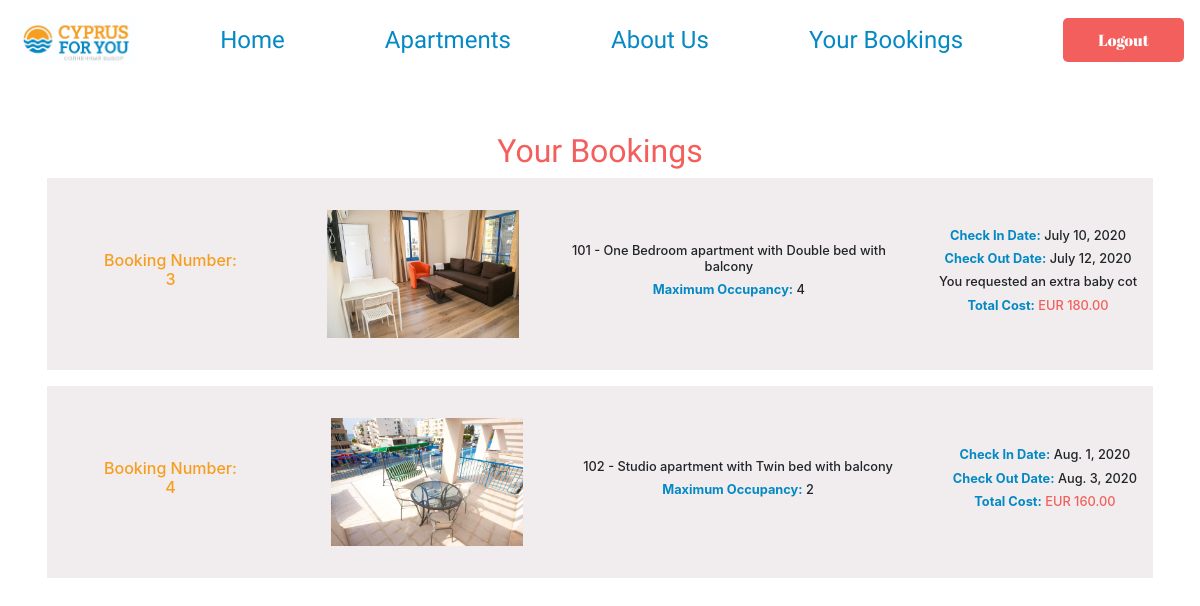
The app's page /bookings (signed in) with its own data.
### hotel/models.py (models this page shows, shortened)
class Booking(models.Model):
    apartment = models.ForeignKey(Apartment, on_delete=models.CASCADE)
    user_id = models.CharField(max_length=50, blank=True)
    check_in = models.DateField()
    check_out = models.DateField()
    extra_bed = models.BooleanField(default=False)
    total_cost = models.DecimalField(max_digits=6, decimal_places=2)

class Apartment(models.Model):
    room_name = models.CharField(max_length=200)
    room_category = models.ForeignKey(Category, on_delete=models.CASCADE)
    bed_type = models.ForeignKey(Bedtype, on_delete=models.CASCADE)
    balcony = models.BooleanField(default=False)
    max_number_of_guests = models.ForeignKey(Guestnum, on_delete=models.CASCADE)
    cost_per_night = models.DecimalField(max_digits=6, decimal_places=2)
    def __str__(self):
        if self.balcony == True:
             return f'{self.room_name} - {self.room_category} apartment with {self.bed_type} bed with balcony'
        else:
            return f'{self.room_name} - {self.room_category} apartment with {self.bed_type} bed'

class Category(models.Model):
    category = models.CharField(max_length=200)
    def __str__(self):
        return self.category

class Bedtype(models.Model):
    bed_type = models.CharField(max_length=200)
    def __str__(self):
        return self.bed_type

class Guestnum(models.Model):
    guest_number = models.IntegerField(default=0)
    def __str__(self):
        return f'{self.guest_number}'

### hotel/views.py (the view)
# urls.py: path("bookings", views.bookings, name="bookings"),
def bookings(request):
    existing_bookings = Booking.objects.filter(user_id=request.user.id)
    context = {
        'bookings': existing_bookings,
    }
    return render(request, 'hotel/bookings.html', context)

### hotel/templates/hotel/bookings.html (shortened to what this page needs)
{% extends 'hotel/base.html' %}
{% block body %}
<div class="jumbotron" id="bookings-jumbotron">
    <div class="container" id="bookings-container">
        <h1>Your Bookings</h1>
        <div class="bookings-info">
            {% for booking in bookings %}
                <div class="booking" id="{{ booking.id }}">
                    <h5>Booking Number:
                        <br>
                    {{ booking.id }}</h5>
                    <img src="../../static/hotel/images/{{booking.apartment.room_name}}.jpg">
                    <div class="booking-apartment">
                        <h6>{{ booking.apartment }}</h6>
                        <h6><span class="emphasis">Maximum Occupancy:</span> {{ booking.apartment.max_number_of_guests }}</h6>
                    </div>
                    <div class="booking-details">
                        <h6><span class="emphasis">Check In Date:</span> {{ booking.check_in }}</h6>
                        <h6><span class="emphasis">Check Out Date:</span> {{ booking.check_out }}</h6>
                        {% if booking.extra_bed %}
                            <h6> You requested an extra baby cot </h6>
                        {% endif %}
                        <h6 id="booking-total-cost" ><span class="emphasis">Total Cost:</span> EUR {{ booking.total_cost }}</h6>
                    </div>
                </div>
            {% endfor %}
        </div>
    </div>
</div>
{% endblock %}

### hotel/templates/hotel/base.html (shortened to what this page needs)
{% load static %}
<!DOCTYPE html>
<html lang="en">
<head>
    <link rel="stylesheet" href="https://stackpath.bootstrapcdn.com/bootstrap/4.5.0/css/bootstrap.min.css">
    <link rel="stylesheet" href="{% static 'hotel/style.css' %}"/>
</head>
<body>
    <nav class="navbar">
            <img src="../../static/hotel/images/logo.jpg" width="120" height="50">
            <a href='{% url "index" %}' class="navbar-brand">Home</a>
            <a href="{% url 'apartments' %}" class="navbar-brand">Apartments</a>
            <a href='{% url "about" %}' class="navbar-brand">About Us</a>
            {% if user.is_authenticated %}
                <a href='{% url "bookings" %}' class="navbar-brand">Your Bookings</a>
                <a id="logout-button" href="{% url 'logout' %}">Logout</a>
            {% else %}
                <a id="login-button" href="{% url 'login' %}?next={{ request.path }}">Log In</a>
            {% endif %}
      </nav>
    {% block body %}
    {% endblock %}
</body>
</html>

### hotel/static/hotel/style.css (style rules this page uses)
h1 { font-size: 2rem; }
h5 { font-size: 1rem; }
h6 { font-size: 0.8rem; }
#apartment-jumbotron #apartment-container .back-button, nav #logout-button, nav #login-button { border: none; border-radius: 5px; background: #F25F5C; padding: 10px 35px; }
#results-jumbotron, #about-jumbotron, #bookings-jumbotron, #register-jumbotron, #login-jumbotron, #apartment-jumbotron, #apartments-jumbotron, #index-jumbotron { height: 90%; background-color: #ffffff; margin-bottom: 0; overflow-y: scroll; padding: 20px 32px 0px 32px; }
#results-jumbotron #results-container, #about-jumbotron #about-container, #bookings-jumbotron #bookings-container, #register-jumbotron #register-container, #login-jumbotron #login-container, #apartment-jumbotron #apartment-container, #apartments-jumbotron #apartments-container, #index-jumbotron #index-container { padding-bottom: 2rem; padding-top: 2rem; text-align: center; }
#results-jumbotron #results-container h1, #about-jumbotron #about-container h1, #bookings-jumbotron #bookings-container h1, #register-jumbotron #register-container form h1, #login-jumbotron #login-container form h1, #apartments-jumbotron #apartments-container h1 { color: #F25F5C; text-align: center; font-family: "Satisfy", cursive; }
html, body { height: 100%; }
nav { height: 10%; font-family: "Satisfy", cursive; background-color: #ffffff; padding: 10px 20px; }
nav .navbar-brand { padding-top: 0; padding-bottom: 0; font-size: 1.5rem; color: #0489c4; }
nav #logout-button { color: #ffffff; font-size: 1rem; font-family: "Abril Fatface", cursive; }
#bookings-jumbotron #bookings-container .booking { display: inline-flex; justify-content: space-between; background-color: #F1EDEE; padding: 2rem 1rem; align-items: center; width: 100%; margin-bottom: 1rem; }
#bookings-jumbotron #bookings-container .booking img { height: 8rem; }
#bookings-jumbotron #bookings-container .booking .emphasis { font-weight: bold; color: #0489c4; }
#bookings-jumbotron #bookings-container .booking h5 { width: 20%; color: #F69E1F; }
#bookings-jumbotron #bookings-container .booking .booking-apartment { width: 30%; }
#bookings-jumbotron #bookings-container .booking .booking-details #booking-total-cost { color: #F25F5C; }

### records on screen
Booking: id "3", shows a picture, apartment "101 - One Bedroom apartment with Double bed with balcony", apartment.max_number_of_guests "4", check_in "July 10, 2020", check_out "July 12, 2020", extra_bed "You requested an extra baby cot", total_cost "180.00"
Booking: id "4", shows a picture, apartment "102 - Studio apartment with Twin bed with balcony", apartment.max_number_of_guests "2", check_in "Aug. 1, 2020", check_out "Aug. 3, 2020", total_cost "160.00"
